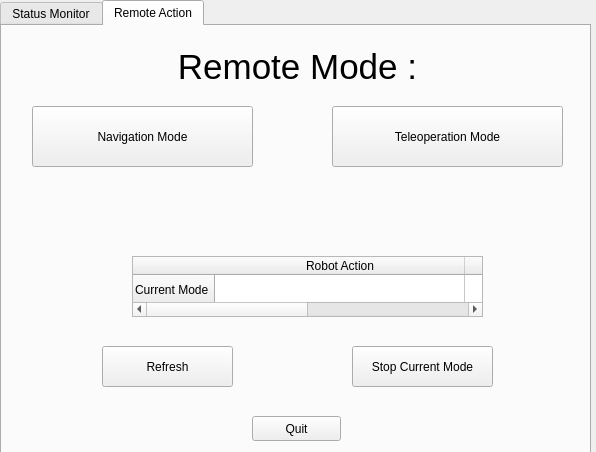
<?xml version="1.0" encoding="UTF-8"?>
<ui version="4.0">
 <class>RemoteUI</class>
 <widget class="QWidget" name="RemoteUI">
  <property name="geometry">
   <rect>
    <x>0</x>
    <y>0</y>
    <width>596</width>
    <height>452</height>
   </rect>
  </property>
  <property name="windowTitle">
   <string>RemoteUI</string>
  </property>
  <widget class="QTabWidget" name="tabWidget">
   <property name="geometry">
    <rect>
     <x>0</x>
     <y>0</y>
     <width>591</width>
     <height>461</height>
    </rect>
   </property>
   <property name="toolTip">
    <string>&lt;html&gt;&lt;head/&gt;&lt;body&gt;&lt;p&gt;&lt;br/&gt;&lt;/p&gt;&lt;/body&gt;&lt;/html&gt;</string>
   </property>
   <property name="currentIndex">
    <number>1</number>
   </property>
   <widget class="QWidget" name="tab_2">
    <attribute name="title">
     <string>Status Monitor</string>
    </attribute>
    <widget class="QTableWidget" name="tableWidgetRobotStatus">
     <property name="geometry">
      <rect>
       <x>0</x>
       <y>60</y>
       <width>260</width>
       <height>191</height>
      </rect>
     </property>
     <property name="sizePolicy">
      <sizepolicy hsizetype="Expanding" vsizetype="Expanding">
       <horstretch>1</horstretch>
       <verstretch>0</verstretch>
      </sizepolicy>
     </property>
     <property name="minimumSize">
      <size>
       <width>260</width>
       <height>0</height>
      </size>
     </property>
     <attribute name="horizontalHeaderDefaultSectionSize">
      <number>150</number>
     </attribute>
     <attribute name="horizontalHeaderMinimumSectionSize">
      <number>50</number>
     </attribute>
     <attribute name="horizontalHeaderShowSortIndicator" stdset="0">
      <bool>false</bool>
     </attribute>
     <attribute name="verticalHeaderDefaultSectionSize">
      <number>40</number>
     </attribute>
     <attribute name="verticalHeaderMinimumSectionSize">
      <number>40</number>
     </attribute>
     <row>
      <property name="text">
       <string>Power</string>
      </property>
     </row>
     <row>
      <property name="text">
       <string>Position</string>
      </property>
     </row>
     <row>
      <property name="text">
       <string>Payload Type</string>
      </property>
     </row>
     <row>
      <property name="text">
       <string>Number of Items</string>
      </property>
     </row>
     <column>
      <property name="text">
       <string>Value</string>
      </property>
     </column>
    </widget>
    <widget class="QTableWidget" name="tableWidgetPayloadStatus">
     <property name="geometry">
      <rect>
       <x>270</x>
       <y>60</y>
       <width>311</width>
       <height>192</height>
      </rect>
     </property>
     <attribute name="horizontalHeaderDefaultSectionSize">
      <number>100</number>
     </attribute>
     <attribute name="verticalHeaderDefaultSectionSize">
      <number>30</number>
     </attribute>
     <column>
      <property name="text">
       <string>No.Laci</string>
      </property>
     </column>
     <column>
      <property name="text">
       <string>Tujuan</string>
      </property>
     </column>
     <column>
      <property name="text">
       <string>Status</string>
      </property>
     </column>
     <column>
      <property name="text">
       <string>Timestamp</string>
      </property>
     </column>
    </widget>
    <widget class="QLabel" name="label_8">
     <property name="geometry">
      <rect>
       <x>70</x>
       <y>30</y>
       <width>121</width>
       <height>17</height>
      </rect>
     </property>
     <property name="font">
      <font>
       <pointsize>14</pointsize>
      </font>
     </property>
     <property name="text">
      <string>Robot Status</string>
     </property>
    </widget>
    <widget class="QLabel" name="label_9">
     <property name="geometry">
      <rect>
       <x>360</x>
       <y>26</y>
       <width>161</width>
       <height>21</height>
      </rect>
     </property>
     <property name="font">
      <font>
       <pointsize>14</pointsize>
      </font>
     </property>
     <property name="text">
      <string>Payload Status</string>
     </property>
    </widget>
    <widget class="QPushButton" name="refreshRobotButton">
     <property name="geometry">
      <rect>
       <x>210</x>
       <y>310</y>
       <width>181</width>
       <height>41</height>
      </rect>
     </property>
     <property name="text">
      <string>Refresh</string>
     </property>
    </widget>
   </widget>
   <widget class="QWidget" name="tab_3">
    <attribute name="title">
     <string>Remote Action</string>
    </attribute>
    <widget class="QLabel" name="label_3">
     <property name="geometry">
      <rect>
       <x>140</x>
       <y>20</y>
       <width>311</width>
       <height>41</height>
      </rect>
     </property>
     <property name="font">
      <font>
       <pointsize>26</pointsize>
      </font>
     </property>
     <property name="text">
      <string>Remote Mode :</string>
     </property>
     <property name="alignment">
      <set>Qt::AlignCenter</set>
     </property>
    </widget>
    <widget class="QPushButton" name="navButton">
     <property name="geometry">
      <rect>
       <x>30</x>
       <y>80</y>
       <width>221</width>
       <height>61</height>
      </rect>
     </property>
     <property name="toolTip">
      <string>&lt;html&gt;&lt;head/&gt;&lt;body&gt;&lt;p&gt;Mode Navigasi&lt;/p&gt;&lt;p&gt;&lt;br/&gt;&lt;/p&gt;&lt;/body&gt;&lt;/html&gt;</string>
     </property>
     <property name="text">
      <string>Navigation Mode</string>
     </property>
    </widget>
    <widget class="QPushButton" name="teleopButton">
     <property name="geometry">
      <rect>
       <x>330</x>
       <y>80</y>
       <width>231</width>
       <height>61</height>
      </rect>
     </property>
     <property name="toolTip">
      <string>&lt;html&gt;&lt;head/&gt;&lt;body&gt;&lt;p&gt;Mode Teleoperasi Manual&lt;/p&gt;&lt;/body&gt;&lt;/html&gt;</string>
     </property>
     <property name="text">
      <string>Teleoperation Mode</string>
     </property>
    </widget>
    <widget class="QPushButton" name="changeButton">
     <property name="geometry">
      <rect>
       <x>350</x>
       <y>320</y>
       <width>141</width>
       <height>41</height>
      </rect>
     </property>
     <property name="toolTip">
      <string>&lt;html&gt;&lt;head/&gt;&lt;body&gt;&lt;p&gt;Stop mode robot yang sedang berjalan&lt;/p&gt;&lt;p&gt;&lt;br/&gt;&lt;/p&gt;&lt;/body&gt;&lt;/html&gt;</string>
     </property>
     <property name="text">
      <string>Stop Current Mode</string>
     </property>
    </widget>
    <widget class="QTableWidget" name="tableWidgetCekMode">
     <property name="geometry">
      <rect>
       <x>130</x>
       <y>230</y>
       <width>351</width>
       <height>61</height>
      </rect>
     </property>
     <attribute name="horizontalHeaderDefaultSectionSize">
      <number>250</number>
     </attribute>
     <row>
      <property name="text">
       <string>Current Mode</string>
      </property>
     </row>
     <column>
      <property name="text">
       <string>Robot Action</string>
      </property>
     </column>
     <column>
      <property name="text">
       <string/>
      </property>
     </column>
    </widget>
    <widget class="QPushButton" name="refreshModeButton">
     <property name="geometry">
      <rect>
       <x>100</x>
       <y>320</y>
       <width>131</width>
       <height>41</height>
      </rect>
     </property>
     <property name="text">
      <string>Refresh</string>
     </property>
    </widget>
    <widget class="QPushButton" name="QuitButton">
     <property name="geometry">
      <rect>
       <x>250</x>
       <y>390</y>
       <width>89</width>
       <height>25</height>
      </rect>
     </property>
     <property name="text">
      <string>Quit</string>
     </property>
    </widget>
   </widget>
  </widget>
 </widget>
 <resources/>
 <connections/>
</ui>
